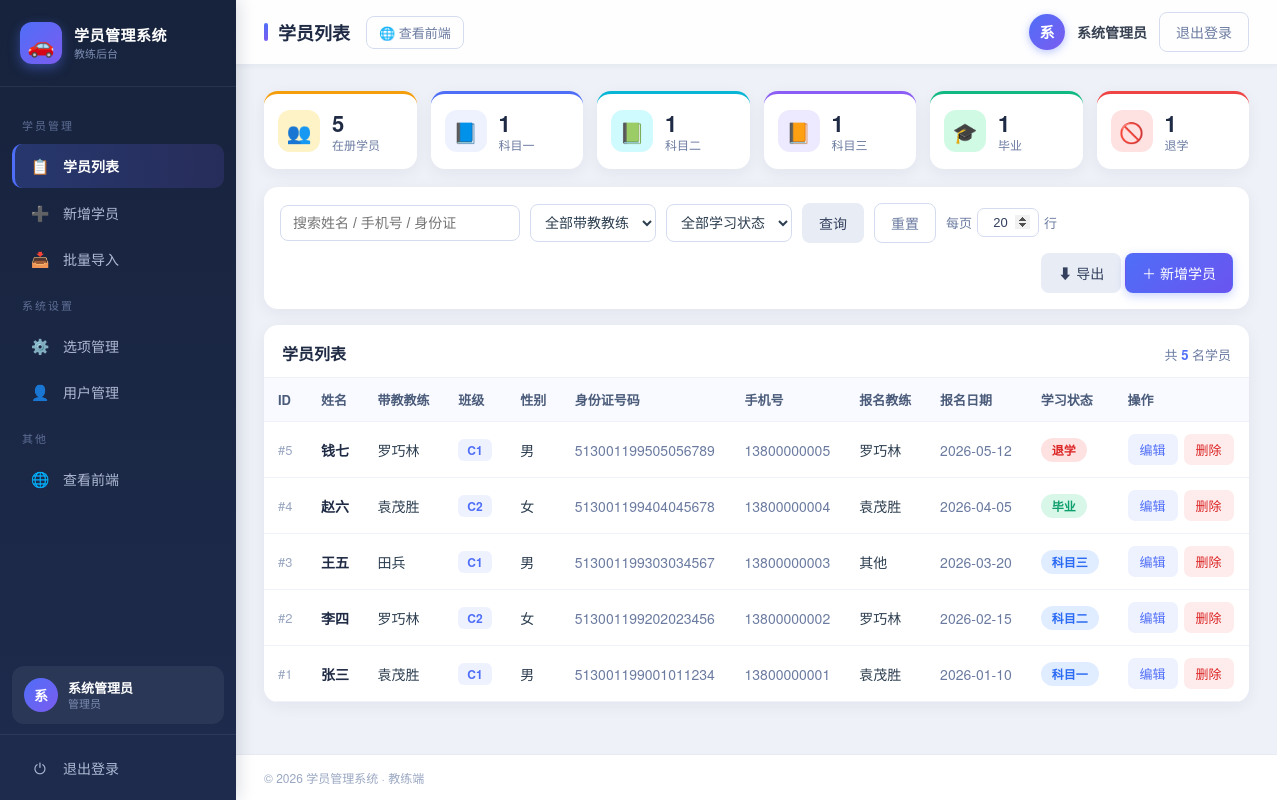
The page /admin/index.php (signed in) on the database its author committed.
### tables this page shows
CREATE TABLE `students` (
  `id`            INT UNSIGNED NOT NULL AUTO_INCREMENT COMMENT '主键ID',
  `name`          VARCHAR(50)  NOT NULL                COMMENT '姓名',
  `coach`         VARCHAR(20)  NOT NULL                COMMENT '带教教练',
  `class_name`    VARCHAR(10)  NOT NULL                COMMENT '班级',
  `gender`        VARCHAR(4)   NOT NULL                COMMENT '性别',
  `id_card`       VARCHAR(18)  NOT NULL                COMMENT '身份证号码',
  `phone`         VARCHAR(20)  NOT NULL                COMMENT '手机号',
  `reg_coach`     VARCHAR(20)  NOT NULL                COMMENT '报名教练',
  `reg_date`      DATE         NOT NULL                COMMENT '报名日期',
  `status`        VARCHAR(10)  NOT NULL DEFAULT '科目一' COMMENT '学习状态',
  `created_at`    TIMESTAMP    NOT NULL DEFAULT CURRENT_TIMESTAMP COMMENT '创建时间',
  `updated_at`    TIMESTAMP    NOT NULL DEFAULT CURRENT_TIMESTAMP ON UPDATE CURRENT_TIMESTAMP COMMENT '更新时间',
  PRIMARY KEY (`id`),
  KEY `idx_id_card` (`id_card`),
  KEY `idx_name` (`name`),
  KEY `idx_phone` (`phone`),
  KEY `idx_coach` (`coach`),
  KEY `idx_status` (`status`)
);

### includes/db.php (called while the page is built, shortened)
<?php
function db(): PDO
{
    static $pdo = null;
    if ($pdo === null) {
        $dsn = sprintf(
            'mysql:host=%s;port=%d;dbname=%s;charset=%s',
            DB_HOST,
            DB_PORT,
            DB_NAME,
            DB_CHARSET
        );
        $options = [
            PDO::ATTR_ERRMODE            => PDO::ERRMODE_EXCEPTION,
            PDO::ATTR_DEFAULT_FETCH_MODE => PDO::FETCH_ASSOC,
            PDO::ATTR_EMULATE_PREPARES   => false,
        ];
        try {
            $pdo = new PDO($dsn, DB_USER, DB_PASS, $options);
        } catch (PDOException $e) {
            die('数据库连接失败：' . htmlspecialchars($e->getMessage()));
        }
    }
    return $pdo;
}

### includes/auth.php (called while the page is built, shortened)
<?php
require_once __DIR__ . '/db.php';
function current_admin(): ?array
{
    static $admin = null;
    if ($admin === null) {
        $stmt = db()->prepare('SELECT id, username, real_name FROM admins WHERE id = :id');
        $stmt->execute([':id' => (int)$_SESSION['admin_id']]);
        $admin = $stmt->fetch() ?: null;
    }
    return $admin;
}

### admin/index.php (the view, shortened to what this page needs)
<?php
require_once __DIR__ . '/../includes/auth.php';
$keyword = trim($_GET['keyword'] ?? '');
$coach   = trim($_GET['coach'] ?? '');
$status  = trim($_GET['status'] ?? '');
$perPage = (int)($_GET['limit'] ?? 20);
$page    = max(1, (int)($_GET['page'] ?? 1));
$where  = [];
$params = [];
$whereSql = $where ? ('WHERE ' . implode(' AND ', $where)) : '';
$stmt = db()->prepare("SELECT COUNT(*) AS total FROM students $whereSql");
$stmt->execute($params);
$total     = (int)$stmt->fetch()['total'];
$totalPage = max(1, (int)ceil($total / $perPage));
$page      = min($page, $totalPage);
$offset    = ($page - 1) * $perPage;
$stmt = db()->prepare("SELECT * FROM students $whereSql ORDER BY id DESC LIMIT $perPage OFFSET $offset");
$stmt->execute($params);
$students = $stmt->fetchAll();
function statusClass(string $s): string {
    $map = [
        '毕业' => 'badge-green',
        '退学' => 'badge-red',
    ];
    return $map[$s] ?? 'badge-blue';
}
function statTotal(): int {
    return (int)db()->query('SELECT COUNT(*) AS c FROM students')->fetch()['c'];
}
function statByStatus(): array {
    $rows = db()->query('SELECT status AS k, COUNT(*) AS c FROM students GROUP BY status')->fetchAll();
    $map = ['科目一' => 0, '科目二' => 0, '科目三' => 0, '毕业' => 0, '退学' => 0];
    foreach ($rows as $r) { $map[$r['k']] = (int)$r['c']; }
    return $map;
}
$totalAll = statTotal();
$byStatus = statByStatus();
$statusCardMeta = [
    '科目一' => ['blue',  '📘'],
    '科目二' => ['cyan',  '📗'],
    '科目三' => ['purple','📙'],
    '毕业'   => ['green', '🎓'],
    '退学'   => ['red',   '🚫'],
];
$pageTitle = '学员列表';
$activeMenu = 'index';
require __DIR__ . '/../includes/header.php';
?>
    <div class="admin-stats">
        <div class="astat astat-total">
            <div class="astat-ico">👥</div>
            <div class="astat-info">
                <div class="astat-num"><?= $totalAll ?></div>
                <div class="astat-label">在册学员</div>
            </div>
        </div>
        <?php foreach ($byStatus as $k => $cnt):
            $meta = $statusCardMeta[$k] ?? ['blue', '🏷️']; ?>
        <div class="astat astat-<?= $meta[0] ?>">
            <div class="astat-ico"><?= $meta[1] ?></div>
            <div class="astat-info">
                <div class="astat-num"><?= $cnt ?></div>
                <div class="astat-label"><?= htmlspecialchars($k) ?></div>
            </div>
        </div>
        <?php endforeach; ?>
    </div>
    <form class="filter-bar" method="get" action="index.php">
        <input type="text" name="keyword" placeholder="搜索姓名 / 手机号 / 身份证" value="<?= htmlspecialchars($keyword) ?>">
        <select name="coach">
            <option value="">全部带教教练</option>
        </select>
        <select name="status">
            <option value="">全部学习状态</option>
        </select>
        <button type="submit" class="btn btn-secondary">查询</button>
        <a href="index.php" class="btn btn-plain">重置</a>
        <label class="limit-label">每页
            <input type="number" name="limit" class="limit-input" min="1" max="100" value="<?= (int)$perPage ?>" onchange="this.form.submit()">
            行
        </label>
        <span class="filter-right">
            <a class="btn btn-secondary" href="export.php?keyword=<?= urlencode($keyword) ?>&coach=<?= urlencode($coach) ?>&status=<?= urlencode($status) ?>">⬇ 导出</a>
            <a class="btn btn-primary" href="add.php">＋ 新增学员</a>
        </span>
    </form>
    <div class="table-card">
        <div class="table-head">
            <div class="table-head-t">学员列表</div>
            <div class="table-head-sub">共 <strong><?= $total ?></strong> 名学员</div>
        </div>
        <div class="table-wrap">
    <table class="table">
        <thead>
        <tr>
            <th>ID</th>
            <th>姓名</th>
            <th>带教教练</th>
            <th>班级</th>
            <th>性别</th>
            <th>身份证号码</th>
            <th>手机号</th>
            <th>报名教练</th>
            <th>报名日期</th>
            <th>学习状态</th>
            <th>操作</th>
        </tr>
        </thead>
        <tbody>
        <?php foreach ($students as $s): ?>
            <tr>
                <td class="t-id">#<?= $s['id'] ?></td>
                <td class="t-name"><?= htmlspecialchars($s['name']) ?></td>
                <td><?= htmlspecialchars($s['coach']) ?></td>
                <td><span class="tag-class"><?= htmlspecialchars($s['class_name']) ?></span></td>
                <td><?= htmlspecialchars($s['gender']) ?></td>
                <td class="t-muted"><?= htmlspecialchars($s['id_card']) ?></td>
                <td class="t-muted"><?= htmlspecialchars($s['phone']) ?></td>
                <td><?= htmlspecialchars($s['reg_coach']) ?></td>
                <td class="t-muted"><?= htmlspecialchars($s['reg_date']) ?></td>
                <td><span class="badge <?= statusClass($s['status']) ?>"><?= htmlspecialchars($s['status']) ?></span></td>
                <td class="actions">
                    <a class="btn btn-small btn-edit" href="edit.php?id=<?= $s['id'] ?>">编辑</a>
                    <a class="btn btn-small btn-del" href="delete.php?id=<?= $s['id'] ?>" onclick="return confirm('确定删除学员「<?= htmlspecialchars($s['name']) ?>」吗？');">删除</a>
                </td>
            </tr>
        <?php endforeach; ?>
        </tbody>
    </table>
        </div>
    </div>
<?php require __DIR__ . '/../includes/footer.php'; ?>

### includes/header.php (shortened to what this page needs)
<?php
$menu = isset($activeMenu) ? $activeMenu : '';
$admin = current_admin();
$adminName = $admin['real_name'] ?: ($admin['username'] ?? '管理员');
?>
<!DOCTYPE html>
<html lang="zh-CN">
<head>
    <link rel="stylesheet" href="../css/style.css">
</head>
<body class="admin-body">
<div class="layout">
    <aside class="sidebar">
        <div class="brand">
            <span class="brand-logo">🚗</span>
            <div class="brand-txt">
                <div class="brand-text">学员管理系统</div>
                <div class="brand-sub">教练后台</div>
            </div>
        </div>
        <nav class="nav">
            <div class="nav-section">学员管理</div>
            <a class="nav-link <?= $menu === 'index' ? 'active' : '' ?>" href="index.php">
                <span class="nav-ico">📋</span><span>学员列表</span>
            </a>
            <a class="nav-link <?= $menu === 'add' ? 'active' : '' ?>" href="add.php">
                <span class="nav-ico">➕</span><span>新增学员</span>
            </a>
            <a class="nav-link <?= $menu === 'import' ? 'active' : '' ?>" href="import.php">
                <span class="nav-ico">📥</span><span>批量导入</span>
            </a>
            <div class="nav-section">系统设置</div>
            <a class="nav-link <?= $menu === 'options' ? 'active' : '' ?>" href="options.php">
                <span class="nav-ico">⚙️</span><span>选项管理</span>
            </a>
            <a class="nav-link <?= $menu === 'users' ? 'active' : '' ?>" href="users.php">
                <span class="nav-ico">👤</span><span>用户管理</span>
            </a>
            <div class="nav-section">其他</div>
            <a class="nav-link" href="../index.php" target="_blank">
                <span class="nav-ico">🌐</span><span>查看前端</span>
            </a>
        </nav>
        <div class="sidebar-user">
            <div class="suser-avatar"><?= htmlspecialchars(mb_substr($adminName, 0, 1, 'UTF-8')) ?></div>
            <div class="suser-info">
                <div class="suser-name"><?= htmlspecialchars($adminName) ?></div>
                <div class="suser-role">管理员</div>
            </div>
        </div>
        <div class="sidebar-foot">
            <a class="nav-link" href="logout.php"><span class="nav-ico">⏻</span><span>退出登录</span></a>
        </div>
    </aside>
    <div class="main">
        <header class="topbar">
            <div class="topbar-left">
                <div class="topbar-title"><?= htmlspecialchars($pageTitle) ?></div>
                <a class="btn-back" href="../index.php">🌐 查看前端</a>
            </div>
            <div class="topbar-user">
                <span class="user-avatar"><?= htmlspecialchars(mb_substr($adminName, 0, 1, 'UTF-8')) ?></span>
                <span class="user-name"><?= htmlspecialchars($adminName) ?></span>
                <a class="btn btn-plain btn-logout" href="logout.php">退出登录</a>
            </div>
        </header>
        <main class="content">

### rows shown on the page
students: id "5", name "钱七", coach "罗巧林", class_name "C1", gender "男", id_card "513001199505056789", phone "13800000005", reg_coach "罗巧林", reg_date "2026-05-12", status "退学"
students: id "4", name "赵六", coach "袁茂胜", class_name "C2", gender "女", id_card "513001199404045678", phone "13800000004", reg_coach "袁茂胜", reg_date "2026-04-05", status "毕业"
students: id "3", name "王五", coach "田兵", class_name "C1", gender "男", id_card "513001199303034567", phone "13800000003", reg_coach "其他", reg_date "2026-03-20", status "科目三"
students: id "2", name "李四", coach "罗巧林", class_name "C2", gender "女", id_card "513001199202023456", phone "13800000002", reg_coach "罗巧林", reg_date "2026-02-15", status "科目二"
students: id "1", name "张三", coach "袁茂胜", class_name "C1", gender "男", id_card "513001199001011234", phone "13800000001", reg_coach "袁茂胜", reg_date "2026-01-10", status "科目一"

### other values the page prints
mb_substr($adminName, 0, 1, 'UTF-8') "系"
$adminName "系统管理员"
$pageTitle "学员列表"
$totalAll "5"
$meta[1] "📘"
$cnt "1"
$k "科目一"
$meta[1] "📗"
$k "科目二"
$meta[1] "📙"
$k "科目三"
$meta[1] "🎓"
$k "毕业"
$meta[1] "🚫"
$k "退学"
